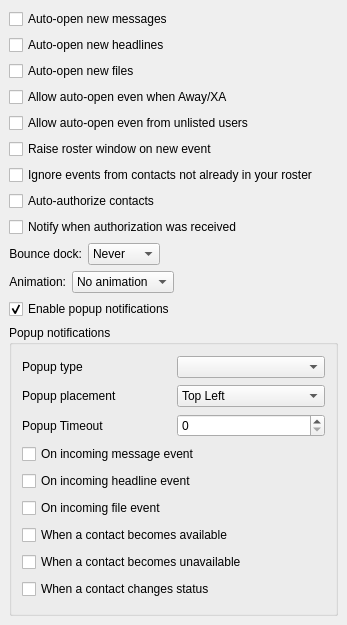
<ui version="4.0" >
 <class>OptEvents</class>
 <widget class="QWidget" name="OptEvents" >
  <property name="geometry" >
   <rect>
    <x>0</x>
    <y>0</y>
    <width>347</width>
    <height>625</height>
   </rect>
  </property>
  <property name="windowTitle" >
   <string>OptEventsUI</string>
  </property>
  <layout class="QVBoxLayout" >
   <property name="spacing" >
    <number>6</number>
   </property>
   <property name="leftMargin" >
    <number>9</number>
   </property>
   <property name="topMargin" >
    <number>9</number>
   </property>
   <property name="rightMargin" >
    <number>9</number>
   </property>
   <property name="bottomMargin" >
    <number>9</number>
   </property>
   <item>
    <widget class="QCheckBox" name="ck_popupMsgs" >
     <property name="text" >
      <string>Auto-open new messages</string>
     </property>
    </widget>
   </item>
   <item>
    <widget class="QCheckBox" name="ck_popupHeadlines" >
     <property name="text" >
      <string>Auto-open new headlines</string>
     </property>
    </widget>
   </item>
   <item>
    <widget class="QCheckBox" name="ck_popupFiles" >
     <property name="text" >
      <string>Auto-open new files</string>
     </property>
    </widget>
   </item>
   <item>
    <widget class="QCheckBox" name="ck_allowAwayPopup" >
     <property name="text" >
      <string>Allow auto-open even when Away/XA</string>
     </property>
    </widget>
   </item>
   <item>
    <widget class="QCheckBox" name="ck_allowUnlistedPopup" >
     <property name="text" >
      <string>Allow auto-open even from unlisted users</string>
     </property>
    </widget>
   </item>
   <item>
    <widget class="QCheckBox" name="ck_raise" >
     <property name="text" >
      <string>Raise roster window on new event</string>
     </property>
    </widget>
   </item>
   <item>
    <widget class="QCheckBox" name="ck_ignoreNonRoster" >
     <property name="text" >
      <string>Ignore events from contacts not already in your roster</string>
     </property>
    </widget>
   </item>
   <item>
    <widget class="QCheckBox" name="ck_autoAuth" >
     <property name="text" >
      <string>Auto-authorize contacts</string>
     </property>
    </widget>
   </item>
   <item>
    <widget class="QCheckBox" name="ck_notifyAuth" >
     <property name="text" >
      <string>Notify when authorization was received</string>
     </property>
    </widget>
   </item>
   <item>
    <layout class="QHBoxLayout" >
     <property name="spacing" >
      <number>6</number>
     </property>
     <property name="leftMargin" >
      <number>0</number>
     </property>
     <property name="topMargin" >
      <number>0</number>
     </property>
     <property name="rightMargin" >
      <number>0</number>
     </property>
     <property name="bottomMargin" >
      <number>0</number>
     </property>
     <item>
      <widget class="QLabel" name="lb_bounce" >
       <property name="text" >
        <string>Bounce dock:</string>
       </property>
       <property name="alignment" >
        <set>Qt::AlignRight|Qt::AlignTrailing|Qt::AlignVCenter</set>
       </property>
       <property name="buddy" >
        <cstring>cb_bounce</cstring>
       </property>
      </widget>
     </item>
     <item>
      <widget class="QComboBox" name="cb_bounce" >
       <item>
        <property name="text" >
         <string>Never</string>
        </property>
       </item>
       <item>
        <property name="text" >
         <string>Once</string>
        </property>
       </item>
       <item>
        <property name="text" >
         <string>Forever</string>
        </property>
       </item>
      </widget>
     </item>
     <item>
      <spacer>
       <property name="orientation" >
        <enum>Qt::Horizontal</enum>
       </property>
       <property name="sizeHint" >
        <size>
         <width>174</width>
         <height>20</height>
        </size>
       </property>
      </spacer>
     </item>
    </layout>
   </item>
   <item>
    <layout class="QHBoxLayout" >
     <property name="spacing" >
      <number>6</number>
     </property>
     <property name="leftMargin" >
      <number>0</number>
     </property>
     <property name="topMargin" >
      <number>0</number>
     </property>
     <property name="rightMargin" >
      <number>0</number>
     </property>
     <property name="bottomMargin" >
      <number>0</number>
     </property>
     <item>
      <widget class="QLabel" name="lb_animation" >
       <property name="text" >
        <string>Animation:</string>
       </property>
       <property name="alignment" >
        <set>Qt::AlignRight|Qt::AlignTrailing|Qt::AlignVCenter</set>
       </property>
       <property name="buddy" >
        <cstring>cb_animation</cstring>
       </property>
      </widget>
     </item>
     <item>
      <widget class="QComboBox" name="cb_animation" >
       <item>
        <property name="text" >
         <string>No animation</string>
        </property>
       </item>
       <item>
        <property name="text" >
         <string>Blink</string>
        </property>
       </item>
       <item>
        <property name="text" >
         <string>Animate</string>
        </property>
       </item>
      </widget>
     </item>
     <item>
      <spacer>
       <property name="orientation" >
        <enum>Qt::Horizontal</enum>
       </property>
       <property name="sizeHint" >
        <size>
         <width>139</width>
         <height>20</height>
        </size>
       </property>
      </spacer>
     </item>
    </layout>
   </item>
   <item>
    <widget class="QCheckBox" name="ck_popupOn" >
     <property name="text" >
      <string>Enable popup notifications</string>
     </property>
     <property name="checked" >
      <bool>true</bool>
     </property>
    </widget>
   </item>
   <item>
    <widget class="QGroupBox" name="groupBox1" >
     <property name="title" >
      <string>Popup notifications</string>
     </property>
     <layout class="QVBoxLayout" >
      <property name="spacing" >
       <number>6</number>
      </property>
      <property name="leftMargin" >
       <number>10</number>
      </property>
      <property name="topMargin" >
       <number>10</number>
      </property>
      <property name="rightMargin" >
       <number>10</number>
      </property>
      <property name="bottomMargin" >
       <number>10</number>
      </property>
      <item>
       <layout class="QHBoxLayout" >
        <property name="spacing" >
         <number>6</number>
        </property>
        <property name="leftMargin" >
         <number>0</number>
        </property>
        <property name="topMargin" >
         <number>0</number>
        </property>
        <property name="rightMargin" >
         <number>0</number>
        </property>
        <property name="bottomMargin" >
         <number>0</number>
        </property>
        <item>
         <widget class="QLabel" name="lb_popupType" >
          <property name="text" >
           <string>Popup type</string>
          </property>
         </widget>
        </item>
        <item>
         <widget class="QComboBox" name="cb_popupType" />
        </item>
       </layout>
      </item>
      <item>
       <layout class="QHBoxLayout" >
        <item>
         <widget class="QLabel" name="lb_popupPlacement" >
          <property name="text" >
           <string>Popup placement</string>
          </property>
         </widget>
        </item>
        <item>
         <widget class="QComboBox" name="cb_popupPlacement" >
          <item>
           <property name="text" >
            <string>Top Left</string>
           </property>
          </item>
          <item>
           <property name="text" >
            <string>Top Right</string>
           </property>
          </item>
          <item>
           <property name="text" >
            <string>Bottom Left</string>
           </property>
          </item>
          <item>
           <property name="text" >
            <string>Bottom Right</string>
           </property>
          </item>
         </widget>
        </item>
       </layout>
      </item>
      <item>
       <layout class="QHBoxLayout" >
        <item>
         <widget class="QLabel" name="lb_popupTimeout" >
          <property name="text" >
           <string>Popup Timeout</string>
          </property>
         </widget>
        </item>
        <item>
         <widget class="QSpinBox" name="sb_popupTimeout" />
        </item>
       </layout>
      </item>
      <item>
       <widget class="QCheckBox" name="ck_popupOnMessage" >
        <property name="text" >
         <string>On incoming message event</string>
        </property>
       </widget>
      </item>
      <item>
       <widget class="QCheckBox" name="ck_popupOnHeadline" >
        <property name="text" >
         <string>On incoming headline event</string>
        </property>
       </widget>
      </item>
      <item>
       <widget class="QCheckBox" name="ck_popupOnFile" >
        <property name="text" >
         <string>On incoming file event</string>
        </property>
       </widget>
      </item>
      <item>
       <widget class="QCheckBox" name="ck_popupOnOnline" >
        <property name="text" >
         <string>When a contact becomes available</string>
        </property>
       </widget>
      </item>
      <item>
       <widget class="QCheckBox" name="ck_popupOnOffline" >
        <property name="text" >
         <string>When a contact becomes unavailable</string>
        </property>
       </widget>
      </item>
      <item>
       <widget class="QCheckBox" name="ck_popupOnStatus" >
        <property name="text" >
         <string>When a contact changes status</string>
        </property>
       </widget>
      </item>
     </layout>
    </widget>
   </item>
  </layout>
 </widget>
 <layoutdefault spacing="6" margin="11" />
 <pixmapfunction>qPixmapFromMimeSource</pixmapfunction>
 <tabstops>
  <tabstop>ck_popupMsgs</tabstop>
  <tabstop>ck_popupHeadlines</tabstop>
  <tabstop>ck_popupFiles</tabstop>
  <tabstop>ck_allowAwayPopup</tabstop>
  <tabstop>ck_allowUnlistedPopup</tabstop>
  <tabstop>ck_raise</tabstop>
  <tabstop>ck_ignoreNonRoster</tabstop>
  <tabstop>ck_autoAuth</tabstop>
  <tabstop>ck_notifyAuth</tabstop>
  <tabstop>cb_bounce</tabstop>
  <tabstop>cb_animation</tabstop>
  <tabstop>ck_popupOn</tabstop>
  <tabstop>ck_popupOnMessage</tabstop>
  <tabstop>ck_popupOnHeadline</tabstop>
  <tabstop>ck_popupOnFile</tabstop>
  <tabstop>ck_popupOnOnline</tabstop>
  <tabstop>ck_popupOnOffline</tabstop>
  <tabstop>ck_popupOnStatus</tabstop>
 </tabstops>
 <resources/>
 <connections>
  <connection>
   <sender>ck_popupOn</sender>
   <signal>toggled(bool)</signal>
   <receiver>groupBox1</receiver>
   <slot>setEnabled(bool)</slot>
   <hints>
    <hint type="sourcelabel" >
     <x>158</x>
     <y>384</y>
    </hint>
    <hint type="destinationlabel" >
     <x>158</x>
     <y>425</y>
    </hint>
   </hints>
  </connection>
 </connections>
</ui>
